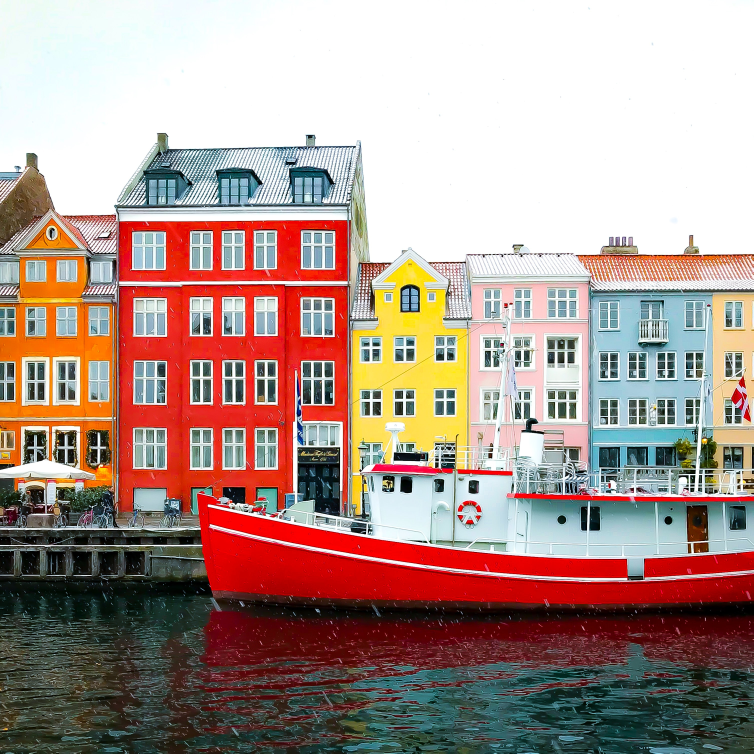
#> input picture spark/opencv/img/with boat.jpg, 3013 x 3013 px, given in place of the camera (shown at 1/4 size)
$ jupyter execute virtual_paint.ipynb   (text cells are left out)
#> lines starting #> are read from the running program, lines starting #| are printed output that depends on the picture; after the words box and inside, x2 and y2 are one past the last pixel; in counts of white or black regions, pixels touching at a corner belong together
#> further down, img is the input picture: shape (3013, 3013, 3); mean B, G, R 140.5, 148.6, 173.2
[cell 1]
#webcam code
import cv2
import numpy as np

frameWidth=640
frameHeight=480
cap=cv2.VideoCapture(0)
cap.set(3,frameWidth)#Width of  id NUMBER 3
cap.set(4,frameHeight)#Height of id NUMBER 4
cap.set(10,130)#id number for brightness with its value

#need to find the hue and sat values(max,min)
myColors=[[5,107,0,19,255,255],[133,56,0,159,156,255],[57,76,0,100,255,255]]#orange,purple,green
myColorValues=[[51,153,255],[255,0,255],[0,255,0]]#BGR format for orange,purple and green
myPoints=[] #x,y,colorindex

def findColor(img,myColors,myColorValues):
    imgHSV=cv2.cvtColor(img,cv2.COLOR_BGR2HSV)
#> imgHSV: shape (3013, 3013, 3); mean H, S, V 49.1, 90.2, 183
    count=0
    newPoints=[]
    for color in myColors:
        lower=np.array(color[0:3])
        upper=np.array(color[3:6])
        mask=cv2.inRange(imgHSV,lower,upper) #filtered image
        x,y=getContours(mask)
        cv2.circle(imgresult,(x,y),10,myColorValues[count],cv2.FILLED) #based on the count value color is choose from mycolorvalue
        if x!=0 and  y!=0:
            newPoints.append([x,y,count])
        count +=1
#> this loop made 3 passes
#> (x, y) on passes 1 to 3: (155, 681), (0, 0), (1094, 587)
#> pass 1, in findColor, `mask=cv2.inRange(imgHSV,lower,upper)`:
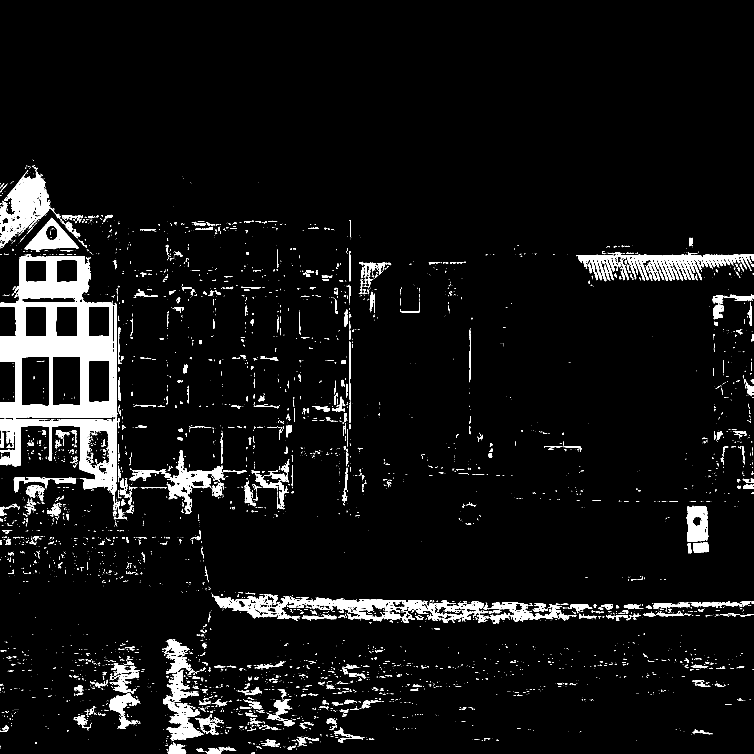
#> mask: shape (3013, 3013) (shown at 1/4 size); 5.6% white; 5714 white regions (4644 under 20 px), largest, box (x1, y1, x2, y2) and area: (0, 1024, 456, 1672) 133261, (0, 1677, 453, 1963) 35933, (856, 2384, 1953, 2486) 35495
#> pass 2, in findColor, `mask=cv2.inRange(imgHSV,lower,upper)`:
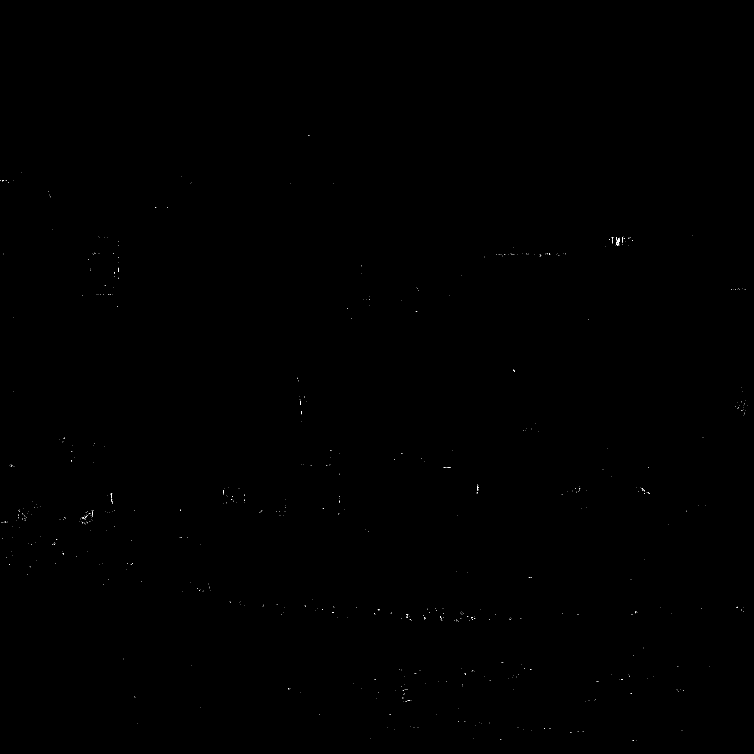
#> mask: shape (3013, 3013) (shown at 1/4 size); 0.02% white in thin lines or dots, all inside (x1, y1, x2, y2) = (0, 542, 2991, 2963)
#> pass 3, in findColor, `mask=cv2.inRange(imgHSV,lower,upper)`:
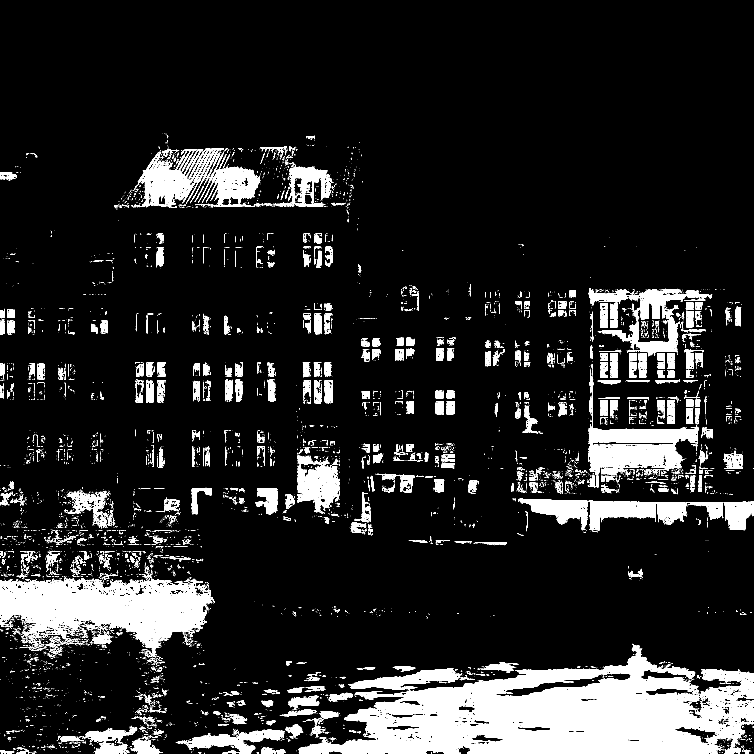
#> mask: shape (3013, 3013) (shown at 1/4 size); 11.6% white; 9418 white regions (8002 under 20 px), largest, box (x1, y1, x2, y2) and area: (1194, 2609, 3013, 3013) 392494, (0, 2305, 860, 2591) 131281, (2354, 1507, 2793, 1897) 50063
#> after the loop, count = 3; newPoints = [[155, 681, 0], [1094, 587, 2]]
        #cv2.imshow(str(color[0]),mask) #name can't be static so color[0] is given
    return newPoints

#from shape dectection
def getContours(img):
    contours,hierarchy=cv2.findContours(img,cv2.RETR_EXTERNAL,cv2.CHAIN_APPROX_NONE)
    x,y,w,h=0,0,0,0
    for cnt in contours:
        area=cv2.contourArea(cnt)
        if area>500:
            #cv2.drawContours(imgresult,cnt,-1,(255,0,0),3)
            peri=cv2.arcLength(cnt,True)
            approx=cv2.approxPolyDP(cnt,0.02*peri,True)
            x, y, w,h =cv2.boundingRect(approx) #bounding box (x,y,width,height)
    return (x+w//2,y)

def drawoncanvas(myPoints,myColorValues):
    for point in myPoints:
        cv2.circle(imgresult,(point[0],point[1]),10,myColorValues[point[2]],cv2.FILLED)

while True:
    success,img=cap.read()
    imgresult=img.copy()#final image
    newPoints=findColor(img,myColors,myColorValues)
#> newPoints = [[155, 681, 0], [1094, 587, 2]]
    if len(newPoints)!=0:
        for newp in newPoints: #list to points
            myPoints.append(newp)
#> this loop made 2 passes
#> after the loop, myPoints = [[155, 681, 0], [1094, 587, 2]]
    if len(newPoints)!=0:
        drawoncanvas(myPoints,myColorValues)
#> the loop in drawoncanvas, `for point in myPoints:` made 2 passes
    #findColor(img,myColors)
    #cv2.imshow("ressult",img)
    cv2.imshow("ff",imgresult)
    if cv2.waitKey(1) & 0xFF ==ord('q'):
#> (key q is pressed here)
        break
